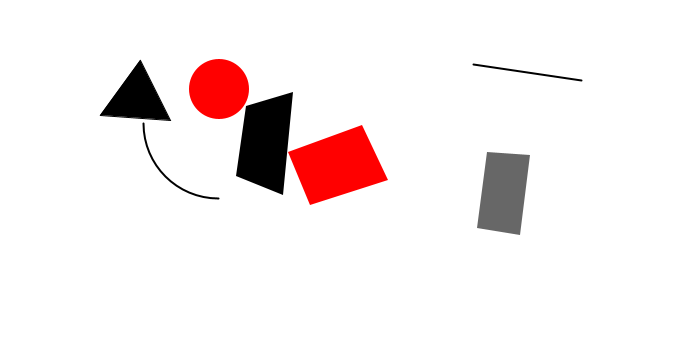
Frame 1 (no input)
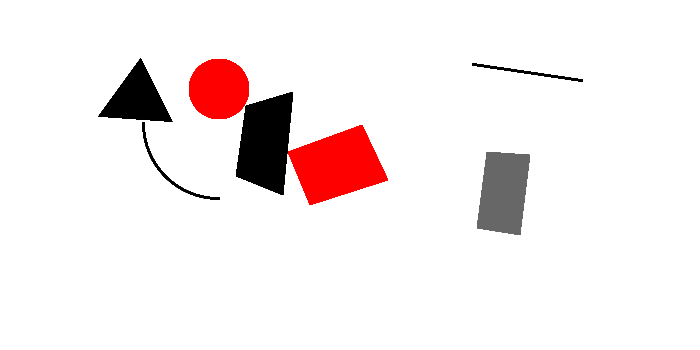
Frame 60 (the mouse pressed at the canvas centre just before this capture)
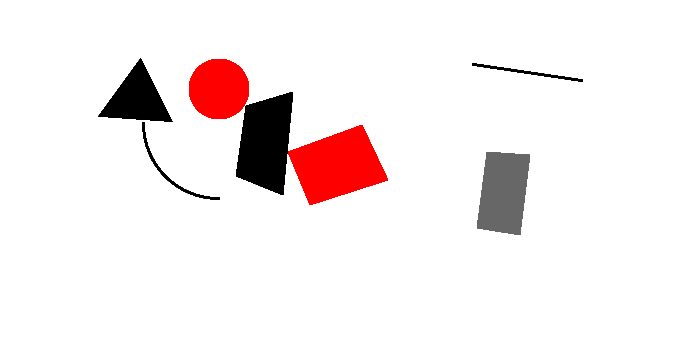
Frame 120 (the mouse held since frame 60 and released just before this capture)

The Processing sketch that drew these frames (run headless with seeded random() and noise(); from frame 60 on, the mouse is pressed at the canvas centre):

// Processing sketch: processing_73398
// ── processing_73398.pde

void setup(){
  size(700,350);
  background(255);
}
void draw(){
  println("x:  " + mouseX + " y: " + mouseY);
  fill(0);
  triangle(140,60,100,115,170,120);
  fill(255,0,0);
  noStroke();
  ellipse(219,89,60,60);
  fill(0);
  quad(246,106,293,92,283,195,236,176);
  fill(255,0,0);
  noStroke();
  quad(288,152,362,125,388,180,310,205);
  fill(103);
  noStroke();
  quad(487,152,530,155,520,235,477,228);
  stroke(0);
  strokeWeight(2);
  noFill();
  arc(218,123,150,150,radians(90),radians(180));
  line(473,64,581,80);
}
